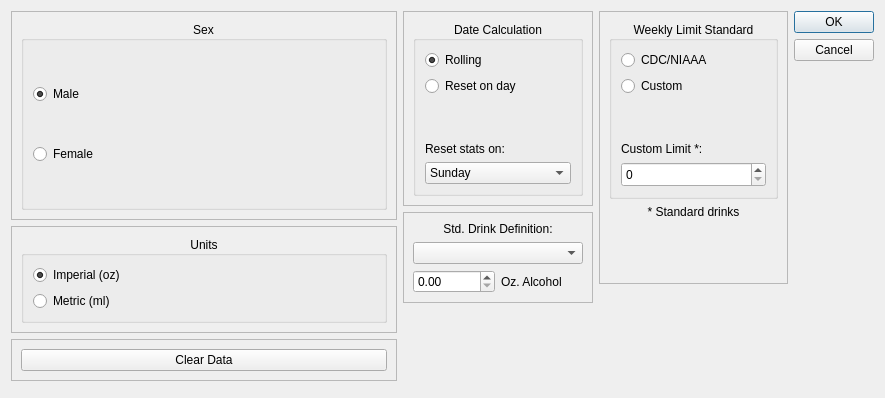
<?xml version="1.0" encoding="UTF-8"?>
<ui version="4.0">
 <class>userSettingsDialog</class>
 <widget class="QDialog" name="userSettingsDialog">
  <property name="geometry">
   <rect>
    <x>0</x>
    <y>0</y>
    <width>885</width>
    <height>398</height>
   </rect>
  </property>
  <property name="windowTitle">
   <string>User Settings</string>
  </property>
  <property name="modal">
   <bool>true</bool>
  </property>
  <layout class="QGridLayout" name="gridLayout_2">
   <item row="0" column="0">
    <widget class="QFrame" name="frame">
     <property name="frameShape">
      <enum>QFrame::StyledPanel</enum>
     </property>
     <property name="frameShadow">
      <enum>QFrame::Raised</enum>
     </property>
     <layout class="QGridLayout" name="gridLayout_5">
      <item row="0" column="0">
       <widget class="QGroupBox" name="sexGroup">
        <property name="title">
         <string>Sex</string>
        </property>
        <property name="alignment">
         <set>Qt::AlignCenter</set>
        </property>
        <property name="flat">
         <bool>true</bool>
        </property>
        <layout class="QGridLayout" name="gridLayout_4">
         <item row="0" column="0">
          <widget class="QRadioButton" name="maleSelection">
           <property name="text">
            <string>Male</string>
           </property>
           <property name="checked">
            <bool>true</bool>
           </property>
          </widget>
         </item>
         <item row="1" column="0">
          <widget class="QRadioButton" name="femaleSelection">
           <property name="text">
            <string>Female</string>
           </property>
          </widget>
         </item>
        </layout>
       </widget>
      </item>
     </layout>
    </widget>
   </item>
   <item row="0" column="2" rowspan="4">
    <layout class="QHBoxLayout" name="horizontalLayout">
     <item>
      <layout class="QVBoxLayout" name="verticalLayout">
       <item>
        <widget class="QFrame" name="frame_2">
         <property name="frameShape">
          <enum>QFrame::StyledPanel</enum>
         </property>
         <property name="frameShadow">
          <enum>QFrame::Raised</enum>
         </property>
         <layout class="QGridLayout" name="gridLayout_3">
          <item row="0" column="0">
           <widget class="QGroupBox" name="dateCalculationGroup">
            <property name="title">
             <string>Date Calculation</string>
            </property>
            <property name="alignment">
             <set>Qt::AlignCenter</set>
            </property>
            <property name="flat">
             <bool>true</bool>
            </property>
            <layout class="QGridLayout" name="gridLayout">
             <item row="4" column="0">
              <widget class="QLabel" name="weekdayStartLabel">
               <property name="text">
                <string>Reset stats on:</string>
               </property>
              </widget>
             </item>
             <item row="5" column="0">
              <widget class="QComboBox" name="weekdayStartInput">
               <item>
                <property name="text">
                 <string>Sunday</string>
                </property>
               </item>
               <item>
                <property name="text">
                 <string>Monday</string>
                </property>
               </item>
               <item>
                <property name="text">
                 <string>Tuesday</string>
                </property>
               </item>
               <item>
                <property name="text">
                 <string>Wednesday</string>
                </property>
               </item>
               <item>
                <property name="text">
                 <string>Thursday</string>
                </property>
               </item>
               <item>
                <property name="text">
                 <string>Friday</string>
                </property>
               </item>
               <item>
                <property name="text">
                 <string>Saturday</string>
                </property>
               </item>
              </widget>
             </item>
             <item row="1" column="0">
              <widget class="QRadioButton" name="fixedDateRadioButton">
               <property name="text">
                <string>Reset on day</string>
               </property>
              </widget>
             </item>
             <item row="0" column="0">
              <widget class="QRadioButton" name="rollingDateRadioButton">
               <property name="text">
                <string>Rolling</string>
               </property>
               <property name="checked">
                <bool>true</bool>
               </property>
              </widget>
             </item>
             <item row="3" column="0">
              <spacer name="verticalSpacer_2">
               <property name="orientation">
                <enum>Qt::Vertical</enum>
               </property>
               <property name="sizeType">
                <enum>QSizePolicy::Expanding</enum>
               </property>
               <property name="sizeHint" stdset="0">
                <size>
                 <width>20</width>
                 <height>40</height>
                </size>
               </property>
              </spacer>
             </item>
            </layout>
           </widget>
          </item>
         </layout>
        </widget>
       </item>
       <item>
        <widget class="QFrame" name="frame_5">
         <property name="frameShape">
          <enum>QFrame::StyledPanel</enum>
         </property>
         <property name="frameShadow">
          <enum>QFrame::Raised</enum>
         </property>
         <layout class="QGridLayout" name="gridLayout_11">
          <item row="0" column="0" colspan="2">
           <widget class="QLabel" name="stdDrinkDefTitle">
            <property name="text">
             <string>Std. Drink Definition:</string>
            </property>
            <property name="alignment">
             <set>Qt::AlignCenter</set>
            </property>
           </widget>
          </item>
          <item row="2" column="0">
           <widget class="QDoubleSpinBox" name="stdDrinkDefInput"/>
          </item>
          <item row="2" column="1">
           <widget class="QLabel" name="stdDrinkDefLabel">
            <property name="sizePolicy">
             <sizepolicy hsizetype="Preferred" vsizetype="Preferred">
              <horstretch>0</horstretch>
              <verstretch>0</verstretch>
             </sizepolicy>
            </property>
            <property name="minimumSize">
             <size>
              <width>70</width>
              <height>21</height>
             </size>
            </property>
            <property name="text">
             <string>Oz. Alcohol</string>
            </property>
           </widget>
          </item>
          <item row="1" column="0" colspan="2">
           <widget class="QComboBox" name="stdDrinkDefComboBox"/>
          </item>
         </layout>
        </widget>
       </item>
       <item>
        <spacer name="verticalSpacer_5">
         <property name="orientation">
          <enum>Qt::Vertical</enum>
         </property>
         <property name="sizeHint" stdset="0">
          <size>
           <width>20</width>
           <height>40</height>
          </size>
         </property>
        </spacer>
       </item>
      </layout>
     </item>
     <item>
      <layout class="QVBoxLayout" name="verticalLayout_5">
       <item>
        <widget class="QFrame" name="weeklyLimitFrame">
         <property name="frameShape">
          <enum>QFrame::StyledPanel</enum>
         </property>
         <property name="frameShadow">
          <enum>QFrame::Raised</enum>
         </property>
         <layout class="QGridLayout" name="gridLayout_7">
          <item row="0" column="0">
           <widget class="QGroupBox" name="weeklyLimitGroup">
            <property name="toolTipDuration">
             <number>-1</number>
            </property>
            <property name="title">
             <string>Weekly Limit Standard</string>
            </property>
            <property name="alignment">
             <set>Qt::AlignCenter</set>
            </property>
            <property name="flat">
             <bool>true</bool>
            </property>
            <layout class="QGridLayout" name="gridLayout_6" rowstretch="0,0,0,0,0,0,0,0,0" columnstretch="0">
             <item row="2" column="0">
              <widget class="QRadioButton" name="customLimitRadioButton">
               <property name="text">
                <string>Custom</string>
               </property>
              </widget>
             </item>
             <item row="1" column="0">
              <widget class="QRadioButton" name="niaaaStandardsRadioButton">
               <property name="text">
                <string>CDC/NIAAA</string>
               </property>
              </widget>
             </item>
             <item row="6" column="0">
              <spacer name="verticalSpacer_3">
               <property name="orientation">
                <enum>Qt::Vertical</enum>
               </property>
               <property name="sizeType">
                <enum>QSizePolicy::Expanding</enum>
               </property>
               <property name="sizeHint" stdset="0">
                <size>
                 <width>20</width>
                 <height>40</height>
                </size>
               </property>
              </spacer>
             </item>
             <item row="8" column="0">
              <widget class="QSpinBox" name="customLimitSpinBox">
               <property name="sizePolicy">
                <sizepolicy hsizetype="Preferred" vsizetype="Fixed">
                 <horstretch>0</horstretch>
                 <verstretch>0</verstretch>
                </sizepolicy>
               </property>
               <property name="minimumSize">
                <size>
                 <width>0</width>
                 <height>25</height>
                </size>
               </property>
              </widget>
             </item>
             <item row="7" column="0">
              <widget class="QLabel" name="customLimitLabel">
               <property name="text">
                <string>Custom Limit *:</string>
               </property>
              </widget>
             </item>
            </layout>
           </widget>
          </item>
          <item row="1" column="0">
           <widget class="QLabel" name="label">
            <property name="text">
             <string>* Standard drinks</string>
            </property>
            <property name="alignment">
             <set>Qt::AlignCenter</set>
            </property>
           </widget>
          </item>
          <item row="2" column="0">
           <spacer name="verticalSpacer">
            <property name="orientation">
             <enum>Qt::Vertical</enum>
            </property>
            <property name="sizeHint" stdset="0">
             <size>
              <width>20</width>
              <height>55</height>
             </size>
            </property>
           </spacer>
          </item>
         </layout>
        </widget>
       </item>
       <item>
        <spacer name="verticalSpacer_6">
         <property name="orientation">
          <enum>Qt::Vertical</enum>
         </property>
         <property name="sizeHint" stdset="0">
          <size>
           <width>20</width>
           <height>40</height>
          </size>
         </property>
        </spacer>
       </item>
      </layout>
     </item>
    </layout>
   </item>
   <item row="1" column="0">
    <widget class="QFrame" name="frame_4">
     <property name="frameShape">
      <enum>QFrame::StyledPanel</enum>
     </property>
     <property name="frameShadow">
      <enum>QFrame::Raised</enum>
     </property>
     <layout class="QGridLayout" name="gridLayout_9">
      <item row="0" column="0">
       <widget class="QGroupBox" name="unitsGroup">
        <property name="title">
         <string>Units</string>
        </property>
        <property name="alignment">
         <set>Qt::AlignCenter</set>
        </property>
        <property name="flat">
         <bool>true</bool>
        </property>
        <layout class="QGridLayout" name="gridLayout_10">
         <item row="1" column="0">
          <widget class="QRadioButton" name="metricRadioButton">
           <property name="text">
            <string>Metric (ml)</string>
           </property>
          </widget>
         </item>
         <item row="0" column="0">
          <widget class="QRadioButton" name="imperialRadioButton">
           <property name="text">
            <string>Imperial (oz)</string>
           </property>
           <property name="checked">
            <bool>true</bool>
           </property>
          </widget>
         </item>
        </layout>
       </widget>
      </item>
     </layout>
    </widget>
   </item>
   <item row="0" column="3">
    <widget class="QDialogButtonBox" name="userSettingsButtonBox">
     <property name="orientation">
      <enum>Qt::Vertical</enum>
     </property>
     <property name="standardButtons">
      <set>QDialogButtonBox::Cancel|QDialogButtonBox::Ok</set>
     </property>
    </widget>
   </item>
   <item row="2" column="0">
    <widget class="QFrame" name="frame_3">
     <property name="frameShape">
      <enum>QFrame::StyledPanel</enum>
     </property>
     <property name="frameShadow">
      <enum>QFrame::Raised</enum>
     </property>
     <layout class="QGridLayout" name="gridLayout_8">
      <item row="0" column="1">
       <widget class="QPushButton" name="clearDataButton">
        <property name="text">
         <string>Clear Data</string>
        </property>
       </widget>
      </item>
     </layout>
    </widget>
   </item>
  </layout>
 </widget>
 <resources/>
 <connections>
  <connection>
   <sender>userSettingsButtonBox</sender>
   <signal>accepted()</signal>
   <receiver>userSettingsDialog</receiver>
   <slot>accept()</slot>
   <hints>
    <hint type="sourcelabel">
     <x>248</x>
     <y>254</y>
    </hint>
    <hint type="destinationlabel">
     <x>157</x>
     <y>274</y>
    </hint>
   </hints>
  </connection>
  <connection>
   <sender>userSettingsButtonBox</sender>
   <signal>rejected()</signal>
   <receiver>userSettingsDialog</receiver>
   <slot>reject()</slot>
   <hints>
    <hint type="sourcelabel">
     <x>316</x>
     <y>260</y>
    </hint>
    <hint type="destinationlabel">
     <x>286</x>
     <y>274</y>
    </hint>
   </hints>
  </connection>
 </connections>
</ui>
